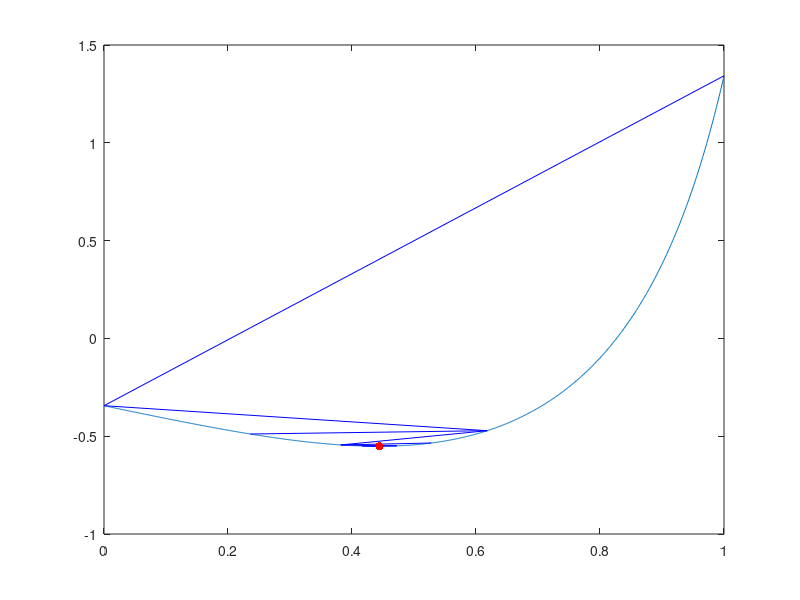

Here is the MATLAB script that generated this plot:
function lab02()
    clc();
    debugFlg = 1;
    delayS = 0.8;
    a = 0;
    b = 1;
    eps = 1e-2;

    fplot(@f, [a, b]);
    hold on;

    [xStar, fStar] = goldenRatio(a, b, eps, debugFlg, delayS);

    scatter(xStar, fStar, 'r', 'filled');

    legend("off");
end

function [xStar, fStar] = goldenRatio(a, b, eps, debugFlg, delayS)
    tau = (sqrt(5) - 1) / 2;
    l = b - a;

    x1 = b - tau * l;
    x2 = a + tau * l;
    f1 = f(x1);
    f2 = f(x2);

    i = 0;
    while 1
        i = i + 1;

        if debugFlg
            fprintf('№ %2d ai=%.10f bi=%.10f\n', i, a, b);
            line([a b], [f(a) f(b)], 'color', 'b');
            %plot(a, f(a), 'xm', b, f(b), 'xb');
            hold on;
            pause(delayS);
        end

        if l > 2 * eps
            if f1 <= f2
                b = x2;
                l = b - a;

                x2 = x1;
                f2 = f1;

                x1 = b - tau * l;
                f1 = f(x1);
            else
                a = x1;
                l = b - a;

                x1 = x2;
                f1 = f2;

                x2 = a + tau * l;
                f2 = f(x2);
            end
        else
            xStar = (a + b) / 2;
            fStar= f(xStar);
            break
        end
    end

    i = i + 1;
    if debugFlg
        fprintf('№ %2d ai=%.10f bi=%.10f\n', i, a, b);
        fprintf('RESULT: x*=%.10f f(x*)=%.10f\n', xStar, fStar);

        line([a b], [f(a) f(b)], 'color', 'r');
    end
end

function y = f(x)
    k = power(5,1/3);

    y = sinh((3 * power(x,4) - x + sqrt(17) - 3) / 2) + sin((k * power(x, 3) - k * x + 1 - 2 * k) ./ (-power(x,3) + x + 2));
end
